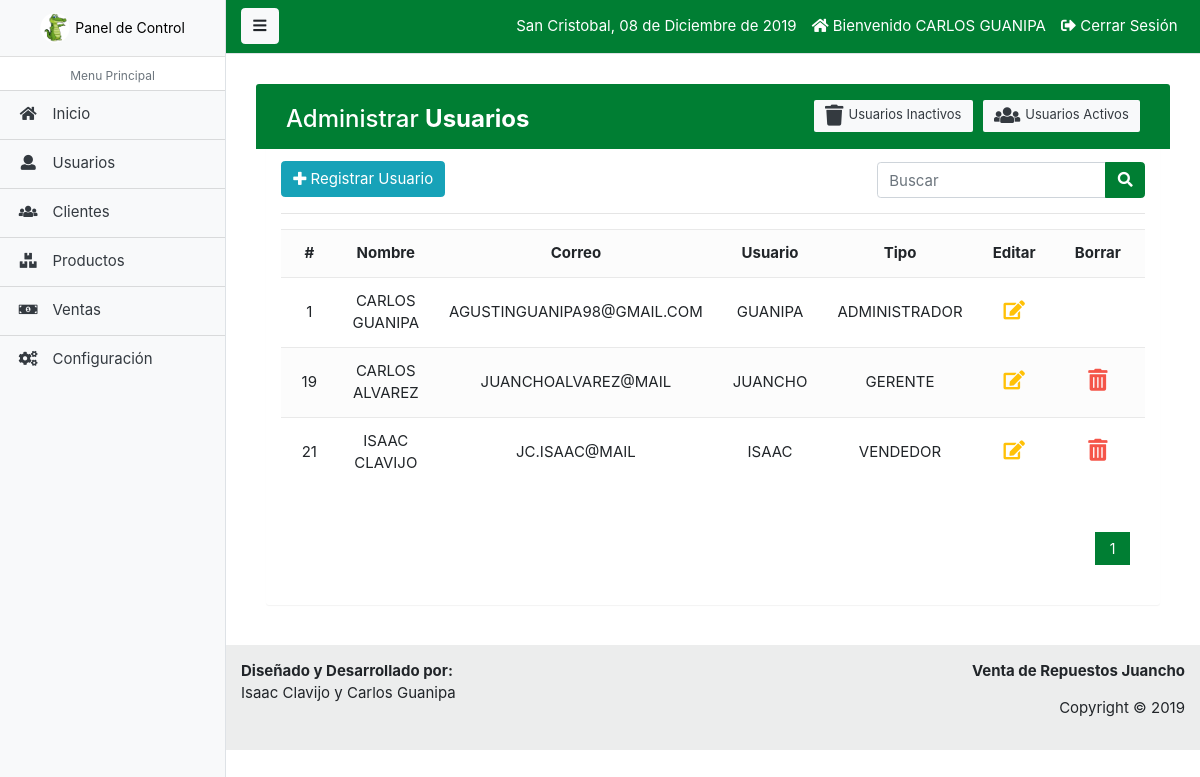
/paginas/usuario_buscar.php?busqueda=1 (signed in), run on the app's committed database.
### tables this page shows
CREATE TABLE `usuario` (
  `idusuario` int(11) NOT NULL,
  `nombre` varchar(50) DEFAULT NULL,
  `correo` varchar(100) DEFAULT NULL,
  `usuario` varchar(15) DEFAULT NULL,
  `clave` varchar(100) DEFAULT NULL,
  `rol` int(11) DEFAULT NULL,
  `estatus` int(2) NOT NULL DEFAULT '1'
);

CREATE TABLE `rol` (
  `idrol` int(11) NOT NULL,
  `rol` varchar(20) DEFAULT NULL
);

### paginas/usuario_buscar.php (the view, shortened to what this page needs)
<?php
	require_once('includes/admin_header.php');
?>
<?php
	$busqueda = strtolower($_REQUEST['busqueda']);
?>
<div class="container-fluid">
	<div class="table-wrapper">
	    <div class="table-title">
	        <div class="row">
            <div class="col-sm-6">
							<h2>Administrar <b>Usuarios</b></h2>
						</div>
						<div class="col-sm-6">
							<a href="usuario_lista.php" class="btn btn-light text-dark"><i class="fa fa-users"></i> Usuarios Activos</a>
							<a href="usuario_lista_inactivo.php" class="btn btn-light text-dark"><i class="fa fa-trash"></i> Usuarios Inactivos</a>
						</div>
	        </div>
	    </div>
	    <div class="row" style="padding-top: 2px;">
	    	<div class="col-sm-8">
					<a href="usuario_registro.php" class="btn btn-info float-left"><i class="fa fa-plus"></i> Registrar Usuario</a>
				</div>
				<form action="usuario_buscar.php" method="GET" class="col-sm-4" style="padding-top: 1px;">
					<div class="input-group">
						<input type="text" class="form-control" name="busqueda" id="busqueda" placeholder="Buscar">
						<div class="input-group-append">
							<button type="submit" class="btn btn-primary"><i class="fa fa-search"></i></button>
						</div>
					</div>
				</form>
	    </div>
	    <hr>
	    <div>
	    	<div class="table-responsive">
					<table class="table table-striped table-hover">
						<tr>
							<th class='text-center'>#</th>
							<th class='text-center'>Nombre</th>
							<th class='text-center'>Correo</th>
							<th class='text-center'>Usuario</th>
							<th class='text-center'>Tipo</th>
							<th class='text-center'>Editar</th>
							<th class='text-center'>Borrar</th>
						</tr>
						<?php
							$rol = '';
							$sql_registe = mysqli_query($conexion,"SELECT COUNT(*) as total_registro FROM usuario
								WHERE (idusuario LIKE '%$busqueda%' OR
									nombre LIKE '%$busqueda%' OR
									correo LIKE '%$busqueda%' OR
									usuario LIKE '%$busqueda%'
									$rol)
									AND estatus = 1");
							$result_registe = mysqli_fetch_array($sql_registe);
							$total_registro = $result_registe['total_registro'];
							$por_pagina = 30;
							if (empty($_GET['pagina']))
							{
								$pagina = 1;
							}else{
								$pagina = $_GET['pagina'];
							}
							$desde = ($pagina-1) * $por_pagina;
							$total_paginas = ceil($total_registro / $por_pagina);
							$query = mysqli_query($conexion,"SELECT u.idusuario, u.nombre, u.correo, u.usuario, r.rol FROM usuario u INNER JOIN rol r ON u.rol = r.idrol WHERE
								( u.idusuario LIKE '%$busqueda%' OR
								u.nombre LIKE '%$busqueda%' OR
								u.correo LIKE '%$busqueda%' OR
								u.usuario LIKE '%$busqueda%' OR
								r.rol LIKE '%$busqueda%' )
								AND estatus = 1  ORDER BY u.idusuario ASC LIMIT $desde,$por_pagina");
							$result = mysqli_num_rows($query);
							if ($result > 0) {
							 	while ($data = mysqli_fetch_array($query)) {
							 		?>
							 		<tr>
										<td class="text-center"><?php echo $data['idusuario']; ?></td>
										<td class="text-center"><?php echo $data['nombre']; ?></td>
										<td class="text-center"><?php echo $data['correo']; ?></td>
										<td class="text-center"><?php echo $data['usuario']; ?></td>
										<td class="text-center"><?php echo $data['rol']; ?></td>
										<td class='text-center'>
											<a href="usuario_editar.php?id=<?php echo $data['idusuario']; ?>" class="edit"><i class="fa fa-edit"></i></a>
										</td>
										<td class='text-center'>
											<?php
												if ($data['idusuario'] != 1) {
												?>
													<a href="usuario_borrar.php?id=<?php echo $data['idusuario']; ?>" class="delete eliminar"><i class="fa fa-trash-alt"></i></a>
												<?php
												}
											?>
										</td>
									</tr>
							 	<?php
							 	}
							 }
						?>
					</table>
				</div>
				<div class="paginador">
					<ul>
						<?php
							for ($i=1; $i <= $total_paginas; $i++)
							{
								if ($i == $pagina)
								{
									echo '<li class="pageSelected">'.$i.'</li>';
								}else{
									echo '<li><a href="?pagina='.$i.'">'.$i.'</a></li>';
								}
							}
								?>
					</ul>
				</div>
	    </div>
	</div>
</div>
<?php require_once('includes/admin_footer.php');  ?>

### css/estilos_admin.css (style rules this page uses)
.paginador ul { padding: 15px; list-style: none; background: #fff; margin-top: 15px; display: -webkit-flex; display: -moz-flex; display: -ms-flex; display: -o-flex; display: flex; justify-content: flex-end; }
.paginador a, .pageSelected { color: #007E33; border: 1px solid #ddd; padding: 5px; display: inline-block; font-size: 14px; text-align: center; width: 35px; }
.pageSelected { background: #007E33; color: #FFF; border: 1px solid #007E33; }

### css/estilos_crud.css (style rules this page uses)
body { color: #566787; background: #f5f5f5; font-family: 'Varela Round', sans-serif; font-size: 13px; }
.table-wrapper { background: #fff; padding: 10px 15px; margin: 10px; border-radius: 3px; box-shadow: 0 1px 1px rgba(0,0,0,.05); }
.table-title { padding-bottom: 15px; background: #007E33; color: #fff; padding: 16px 30px; margin: -20px -25px 10px; border-radius: 3px 3px 0 0; }
.table-title h2 { margin: 5px 0 0; font-size: 24px; }
.table-title .btn { color: #fff; float: right; font-size: 13px; border: none; min-width: 50px; border-radius: 2px; border: none; outline: none !important; margin-left: 10px; }
.table-title .btn i { float: left; font-size: 21px; margin-right: 5px; }
table.table tr th, table.table tr td { border-color: #e9e9e9; padding: 12px 15px; vertical-align: middle; }
table.table tr th:first-child { width: 60px; }
table.table tr th:last-child { width: 100px; }
table.table-striped tbody tr:nth-of-type(odd) { background-color: #fcfcfc; }
table.table td:last-child i { opacity: 0.9; font-size: 22px; margin: 0 5px; }
table.table td a { font-weight: bold; color: #566787; display: inline-block; text-decoration: none; outline: none !important; }
table.table td a.edit { color: #FFC107; }
table.table td a.delete { color: #F44336; }
table.table td i { font-size: 19px; }

### data on the page
usuario: idusuario "1", nombre "CARLOS GUANIPA", correo "AGUSTINGUANIPA98@GMAIL.COM", usuario "GUANIPA", rol.rol "ADMINISTRADOR"
usuario: idusuario "19", nombre "CARLOS ALVAREZ", correo "JUANCHOALVAREZ@MAIL", usuario "JUANCHO", rol.rol "GERENTE"
usuario: idusuario "21", nombre "ISAAC CLAVIJO", correo "JC.ISAAC@MAIL", usuario "ISAAC", rol.rol "VENDEDOR"

### other printed values
fechaC() "08 de Diciembre de 2019"
$_SESSION['nombre'] "CARLOS GUANIPA"
